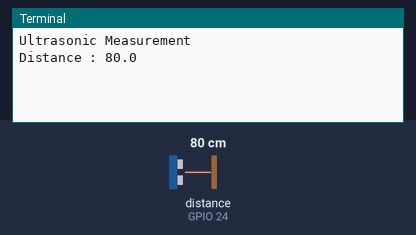
This program was run on a simulated Raspberry Pi (BCM pin numbers). Parts: the last lines printed to the terminal. Inputs (shaded band) come from the test bench; at power-on: distance to the obstacle (sensor on GPIO 24) 80 cm. The echo pulse lasts 58.3 µs per cm; the clock reads 2024-03-15 10:24:30 at power-on unless the program sets it.

Above: at 1.2 s.
1.3 s: distance to the obstacle (sensor on GPIO 24) set to 2 cm
At 2.4 s:
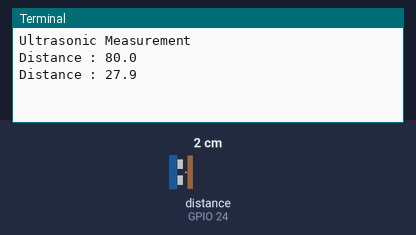
2.8 s: distance to the obstacle (sensor on GPIO 24) set to 4 cm
At 4.8 s:
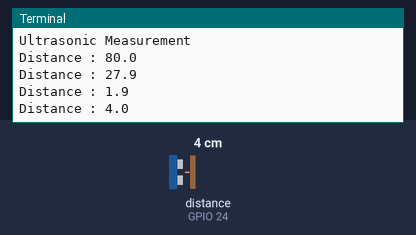
Timing chart, 0 to 6.3 s (numbered marks = the images above; inputs shaded):
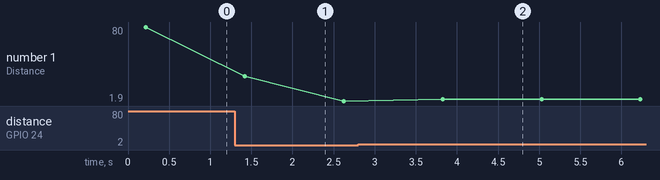

Measured:
- after the input at 1.3 s, the terminal: prints a new line after 0.12 s (image 1)
- after the input at 2.8 s, the terminal: prints a new line after 1.0 s (image 2)
- plotted number 1: 80 → 1.9 after the input at 1.3 s, 1.9 → 4 after the input at 2.8 s

The program:

main.py
```python
import time
import RPi.GPIO as GPIO

def measure():
  # This function measures a distance
  GPIO.output(GPIO_TRIGGER, True)
  time.sleep(0.00001)
  GPIO.output(GPIO_TRIGGER, False)
  start = time.time()

  while GPIO.input(GPIO_ECHO)==0:
    start = time.time()

  while GPIO.input(GPIO_ECHO)==1:
    stop = time.time()

  elapsed = stop-start
  distance = (elapsed * 34300)/2

  return distance

def measure_average():
  # This function takes 3 measurements and
  # returns the average.
  distance1=measure()
  time.sleep(0.1)
  distance2=measure()
  time.sleep(0.1)
  distance3=measure()
  distance = distance1 + distance2 + distance3
  distance = distance / 3
  return distance

GPIO.setmode(GPIO.BCM)
GPIO_TRIGGER = 23
GPIO_ECHO    = 24
print("Ultrasonic Measurement")

# Set pins as output and input
GPIO.setup(GPIO_TRIGGER,GPIO.OUT)  # Trigger
GPIO.setup(GPIO_ECHO,GPIO.IN)      # Echo

# Set trigger to False (Low)
GPIO.output(GPIO_TRIGGER, False)

# Wrap main content in a try block so we can
# catch the user pressing CTRL-C and run the
# GPIO cleanup function. This will also prevent
# the user seeing lots of unnecessary error
# messages.
try:

  while True:

    distance = measure_average()
    print("Distance : %.1f" % distance)
    time.sleep(1)

except KeyboardInterrupt:
  # User pressed CTRL-C
  # Reset GPIO settings
  GPIO.cleanup()
```
